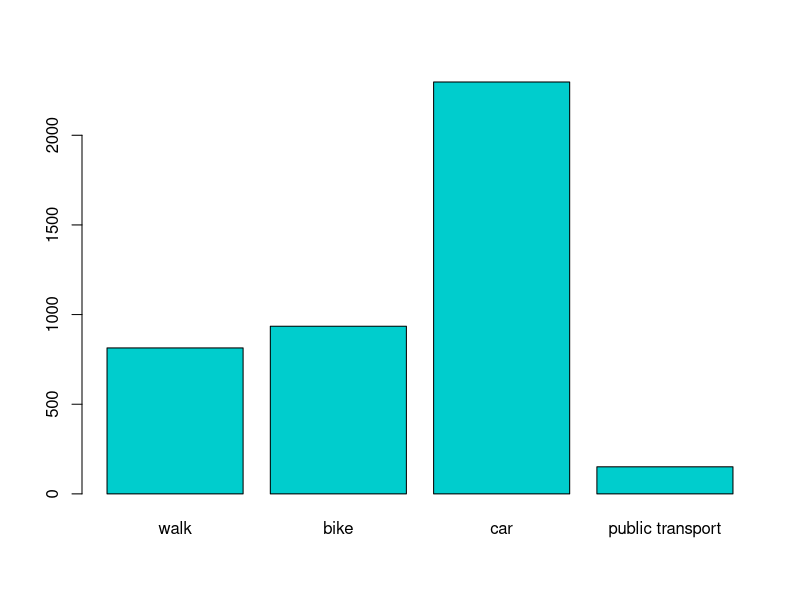
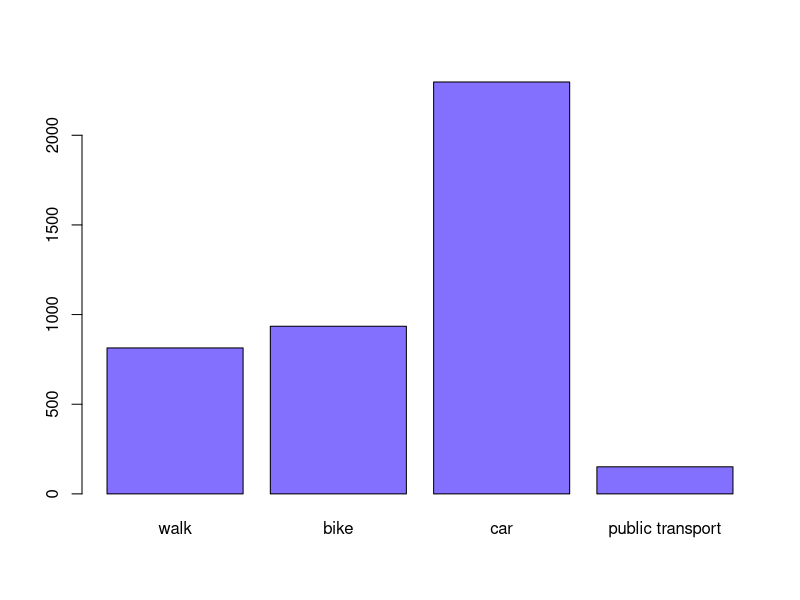
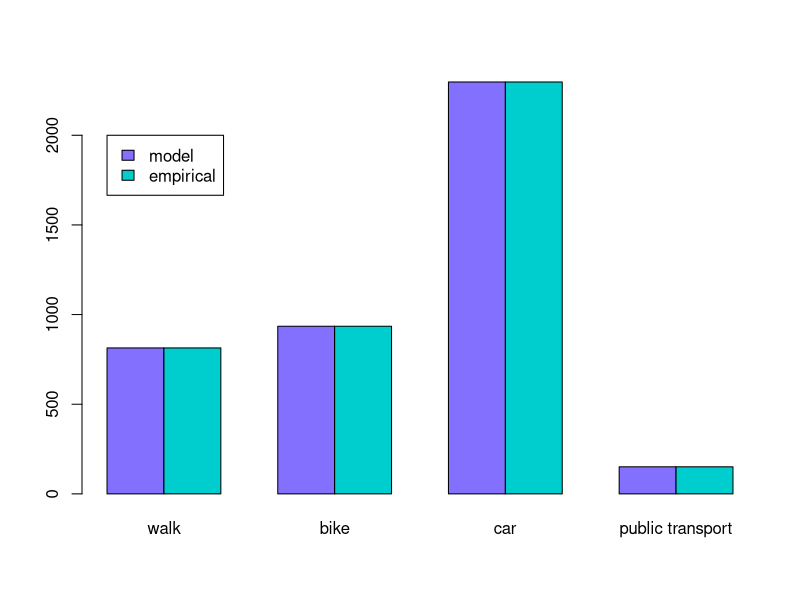
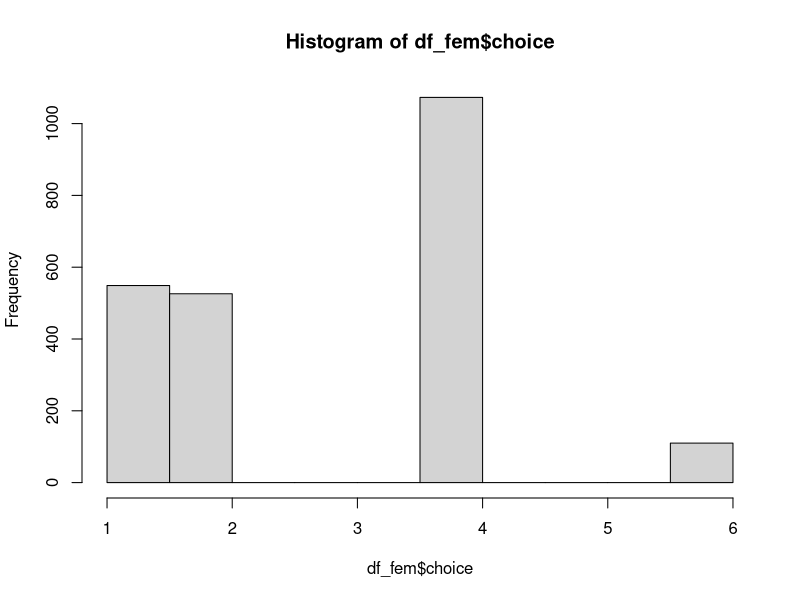
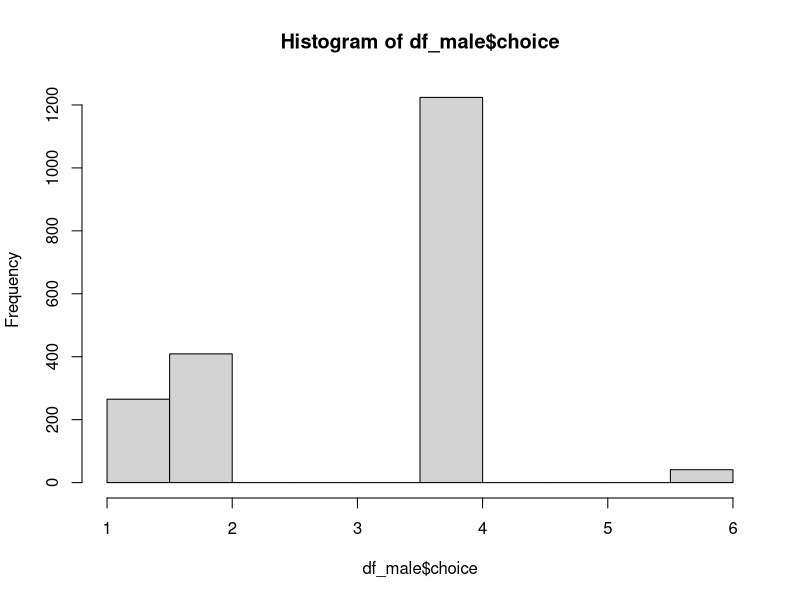
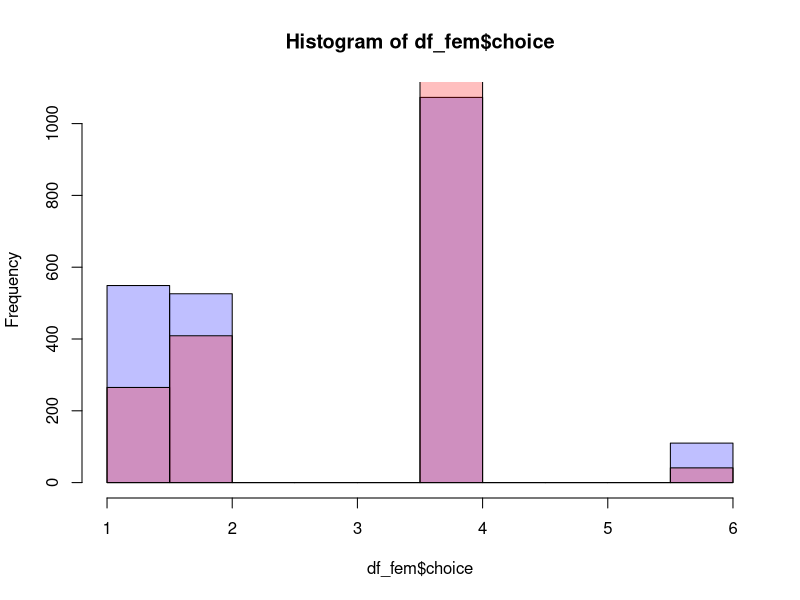

These figures' R source, in order:
## ---- chunk 1
library(readxl)
library(tidyverse)
## ---- chunk 2
df <- read_xlsx('data/PFIII_ex1_2020_data.xlsx')
## ---- chunk 3
LL_1 <- -4271.1
LL_2 <- -4257.4
k <- 5
AIC_1 <- 2 * k - 2 * LL_1
AIC_2 <- 2 * k - 2 * LL_2

rho_2 <- 1 - (LL_2/LL_1)
## ---- chunk 4
alpha <- -0.4489316
beta <- -0.0267934
v1 <- alpha*log(df$TC1) + beta*df$TT1
v2 <- 0.1097849 + alpha*log(df$TC2) + beta*df$TT2
v4 <- 1.3413546 + alpha*log(df$TC4) + beta*df$TT4
v6 <- -0.7295991 + alpha*log(df$TC6) + beta*df$TT6
## ---- chunk 5
df$prob_1 <- exp(v1) / (exp(v1) + exp(v2) + exp(v4) + exp(v6))
df$prob_2 <- exp(v2) / (exp(v1) + exp(v2) + exp(v4) + exp(v6))
df$prob_4 <- exp(v4) / (exp(v1) + exp(v2) + exp(v4) + exp(v6))
df$prob_6 <- exp(v6) / (exp(v1) + exp(v2) + exp(v4) + exp(v6))
## ---- chunk 6
head(df)
## ---- chunk 7
estimations <- data.frame("trips"=c(mean(df$prob_1)*4197, mean(df$prob_2)*4197, mean(df$prob_4)*4197, mean(df$prob_6)*4197), "mode"=c("walk","bike","car","public transport"))
## ---- chunk 8
sum(estimations$trips)
## ---- chunk 9
table(df$choice)
## ---- chunk 10
barplot(height=rle(sort(df$choice))$lengths, names=estimations$mode, col="cyan3")
## ---- chunk 11
barplot(height=estimations$trips, names=estimations$mode, col="lightslateblue")
## ---- chunk 12
#create dataframe
barframe <- data.frame("trips"=c(estimations$trips, rle(sort(df$choice))$lengths), "mode"=rep(estimations$mode,2), "method"=rep(c("model","empirical"), each=4))

# Modify data for Base R barplot
barframe <- reshape(barframe,                        
                     idvar = "method",
                     timevar = "mode",
                     direction = "wide")
row.names(barframe) <- barframe$method
barframe <- barframe[ , 2:ncol(barframe)]
colnames(barframe) <- estimations$mode
barframe <- as.matrix(barframe)

# Grouped barplot using Base R
barplot(height = barframe, beside = TRUE, col=c("lightslateblue", "cyan3"))
legend(1,2000, legend=c("model","empirical"), fill=c("lightslateblue", "cyan3"))                 
## ---- chunk 13
df$VOT <- beta / (alpha/df$TravelCost)
mean(df$VOT)
## ---- chunk 14
df <- df %>% mutate(prob = if_else(choice == 1, prob_1,
                           if_else(choice == 2, prob_2,
                           if_else(choice == 4, prob_4,
                           if_else(choice == 6, prob_6, NA_real_)))))
## ---- chunk 15
df$elasticity_cost_direct <- alpha*df$TravelCost*(1-df$prob)*df$prob
df$elasticity_cost_cross <- -alpha*df$TravelCost*df$prob*df$prob
mean(df$elasticity_cost_direct)
mean(df$elasticity_cost_cross)
## ---- chunk 16
df$elasticity_time_direct <- beta*(1-df$prob)*df$prob
df$elasticity_time_cross <- -beta*df$prob*df$prob
mean(df$elasticity_time_direct)
mean(df$elasticity_time_cross)
## ---- chunk 17
df_fem=df
df_fem$Gender=df_fem$Gender-1
## ---- chunk 18
alpha <- -0.4747656
beta <- -0.0263811
c=0.9936726
v1 <- alpha*log(df_fem$TC1) + beta*df_fem$TT1+c*df_fem$Gender
v2 <- 0.1323373 + alpha*log(df_fem$TC2) + beta*df_fem$TT2+c*df_fem$Gender
v4 <- 1.4104197 + alpha*log(df_fem$TC4) + beta*df_fem$TT4+c*df_fem$Gender
v6 <- -1.2657003 + alpha*log(df_fem$TC6) + beta*df_fem$TT6+c*df_fem$Gender
## ---- chunk 19
df_fem$prob_1 <- exp(v1) / (exp(v1) + exp(v2) + exp(v4) + exp(v6))
df_fem$prob_2 <- exp(v2) / (exp(v1) + exp(v2) + exp(v4) + exp(v6))
df_fem$prob_4 <- exp(v4) / (exp(v1) + exp(v2) + exp(v4) + exp(v6))
df_fem$prob_6 <- exp(v6) / (exp(v1) + exp(v2) + exp(v4) + exp(v6))
## ---- chunk 20
mode_1_estimation_fem <- mean(df$prob_1) * 4197
mode_2_estimation_fem <- mean(df$prob_2) * 4197
mode_4_estimation_fem <- mean(df$prob_4) * 4197
mode_6_estimation_fem <- mean(df$prob_6) * 4197
## ---- chunk 21
df_fem=filter(df, Gender==2)
df_male=filter(df, Gender==1)
## ---- chunk 22
p1 <- hist(df_fem$choice)                   
p2 <- hist(df_male$choice)                     
plot( p1, col=rgb(0,0,1,1/4)) 
plot( p2, col=rgb(1,0,0,1/4), add=T)
## ---- chunk 23
LL_1 <- -4240.9
LL_3 <- -4241.5
LL_4 <- -4237.4
AIC_1 <- 2 * 7 - 2 * LL_1
AIC_3 <- 2 * 7 - 2 * LL_3
AIC_4 <- 2 * 8 - 2 * LL_4
c(AIC_1,AIC_3,AIC_4)
## ---- chunk 24
df <- read_xlsx('data/PFIII_ex2_2020_data.xlsx')
df$Gender <- df$Gender - 1
## ---- chunk 25
coef_time <- -0.0205695
coef_logcost <- -0.3153978
coef_fem <- 0.7133131
coef_nest_bikepub <- 0.6319911
coef_nest_carwalk <- 0.7340071
v1 <- coef_time*df$TT1 + coef_logcost*df$TC1 + coef_fem*df$Gender 
v2 <- -0.1822955 + coef_time*df$TT2 + coef_logcost*df$TC2 + coef_fem*df$Gender
v4 <- 0.9418312 + coef_time*df$TT4 + coef_logcost*df$TC4 + coef_fem*df$Gender 
v6 <- -1.1596390 + coef_time*df$TT6 + coef_logcost*df$TC6 + coef_fem*df$Gender 
## ---- chunk 26
logsum_carwalk <- (exp(v1/coef_nest_carwalk) + exp(v4/coef_nest_carwalk))
logsum_bikepub <- (exp(v2/coef_nest_bikepub) + exp(v6/coef_nest_bikepub))
df$prob_1_conditional <- exp(v1/coef_nest_carwalk) / logsum_carwalk
df$prob_4_conditional <- exp(v4/coef_nest_carwalk) / logsum_carwalk
mean(df$prob_1 + df$prob_4)

df$prob_2_conditional <- exp(v2/coef_nest_bikepub) / logsum_bikepub
df$prob_6_conditional <- exp(v6/coef_nest_bikepub) / logsum_bikepub
mean(df$prob_2_conditional + df$prob_6_conditional)
## ---- chunk 27
df$nestprob_carwalk <- exp(coef_nest_carwalk * log(logsum_carwalk)) / (exp(coef_nest_carwalk * log(logsum_carwalk)) + exp(coef_nest_bikepub * log(logsum_bikepub)))

df$nestprob_bikepub <- exp(coef_nest_bikepub * log(logsum_bikepub)) / (exp(coef_nest_carwalk * log(logsum_carwalk)) + exp(coef_nest_bikepub * log(logsum_bikepub)))
mean(df$nestprob_bikepub + df$nestprob_carwalk)
## ---- chunk 28
df$prob_1 <- df$prob_1_conditional * df$nestprob_carwalk
df$prob_4 <- df$prob_4_conditional * df$nestprob_carwalk

df$prob_2 <- df$prob_2_conditional * df$nestprob_bikepub
df$prob_6 <- df$prob_6_conditional * df$nestprob_bikepub
mean(df$prob_1 + df$prob_2 + df$prob_4 + df$prob_6)
